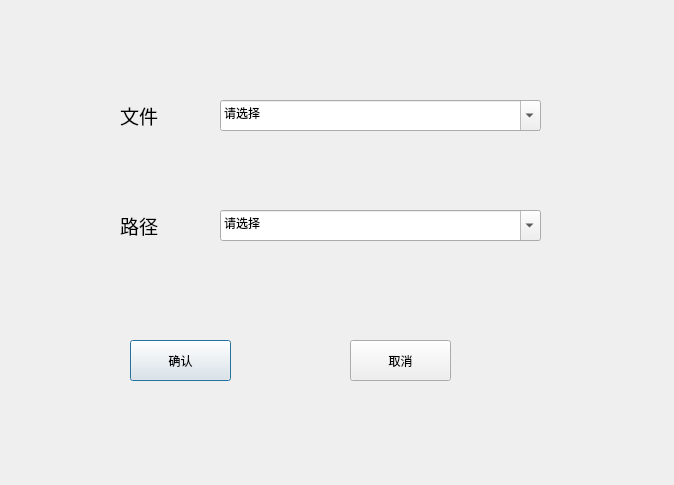
<?xml version="1.0" encoding="UTF-8"?>
<ui version="4.0">
 <class>Dialog_new</class>
 <widget class="QDialog" name="Dialog_new">
  <property name="geometry">
   <rect>
    <x>0</x>
    <y>0</y>
    <width>674</width>
    <height>485</height>
   </rect>
  </property>
  <property name="windowTitle">
   <string>Dialog</string>
  </property>
  <widget class="QLabel" name="label">
   <property name="geometry">
    <rect>
     <x>120</x>
     <y>100</y>
     <width>71</width>
     <height>31</height>
    </rect>
   </property>
   <property name="font">
    <font>
     <family>等线</family>
     <pointsize>14</pointsize>
    </font>
   </property>
   <property name="text">
    <string>文件</string>
   </property>
  </widget>
  <widget class="QLabel" name="label_2">
   <property name="geometry">
    <rect>
     <x>120</x>
     <y>210</y>
     <width>71</width>
     <height>31</height>
    </rect>
   </property>
   <property name="font">
    <font>
     <family>等线</family>
     <pointsize>14</pointsize>
    </font>
   </property>
   <property name="text">
    <string>路径</string>
   </property>
  </widget>
  <widget class="QPushButton" name="pushButton">
   <property name="geometry">
    <rect>
     <x>130</x>
     <y>340</y>
     <width>101</width>
     <height>41</height>
    </rect>
   </property>
   <property name="text">
    <string>确认</string>
   </property>
  </widget>
  <widget class="QPushButton" name="pushButton_2">
   <property name="geometry">
    <rect>
     <x>350</x>
     <y>340</y>
     <width>101</width>
     <height>41</height>
    </rect>
   </property>
   <property name="text">
    <string>取消</string>
   </property>
  </widget>
  <widget class="QFontComboBox" name="fontComboBox">
   <property name="geometry">
    <rect>
     <x>220</x>
     <y>100</y>
     <width>321</width>
     <height>31</height>
    </rect>
   </property>
   <property name="currentText">
    <string>请选择</string>
   </property>
  </widget>
  <widget class="QFontComboBox" name="fontComboBox_2">
   <property name="geometry">
    <rect>
     <x>220</x>
     <y>210</y>
     <width>321</width>
     <height>31</height>
    </rect>
   </property>
   <property name="currentText">
    <string>请选择</string>
   </property>
  </widget>
 </widget>
 <resources/>
 <connections/>
</ui>
